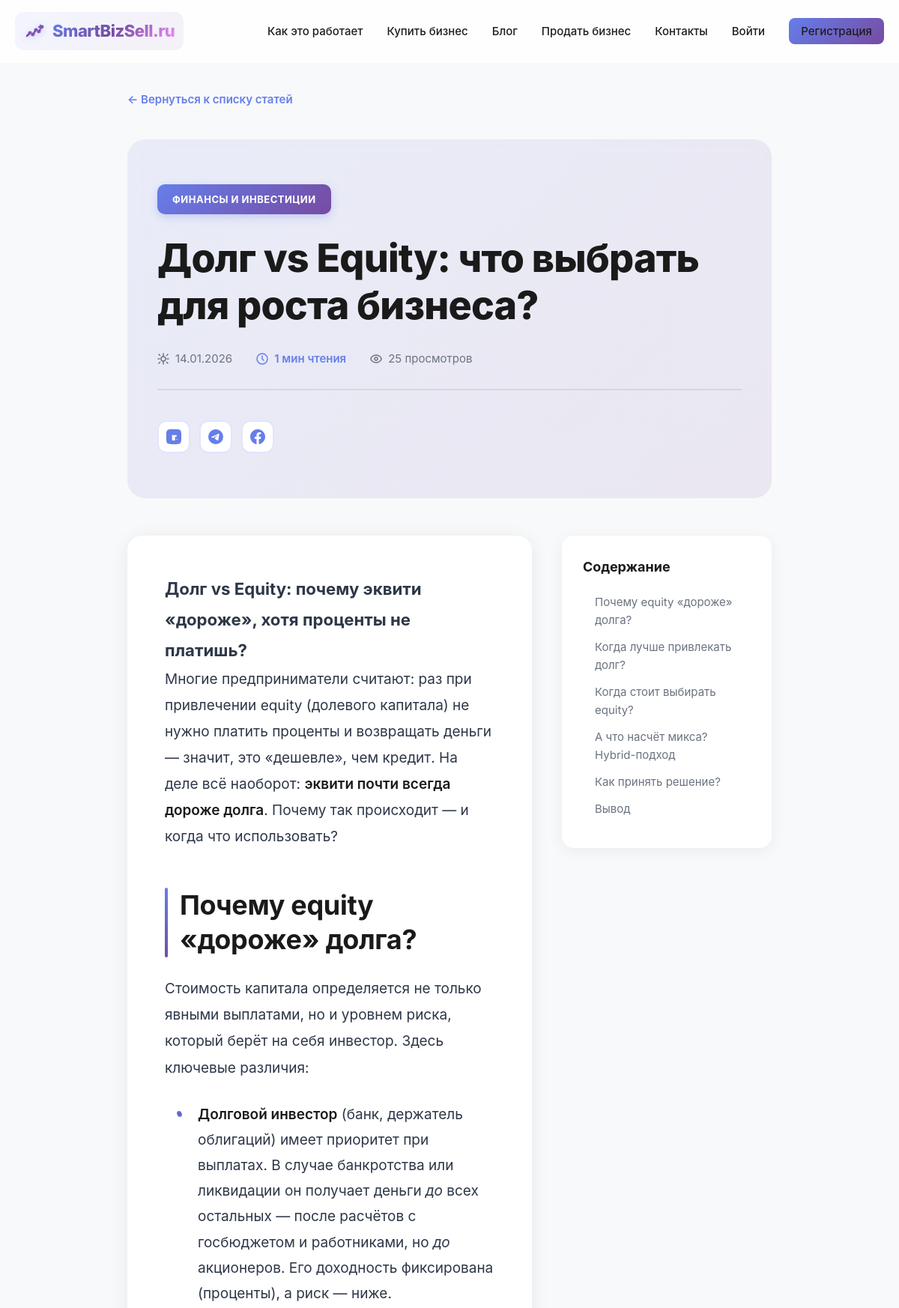
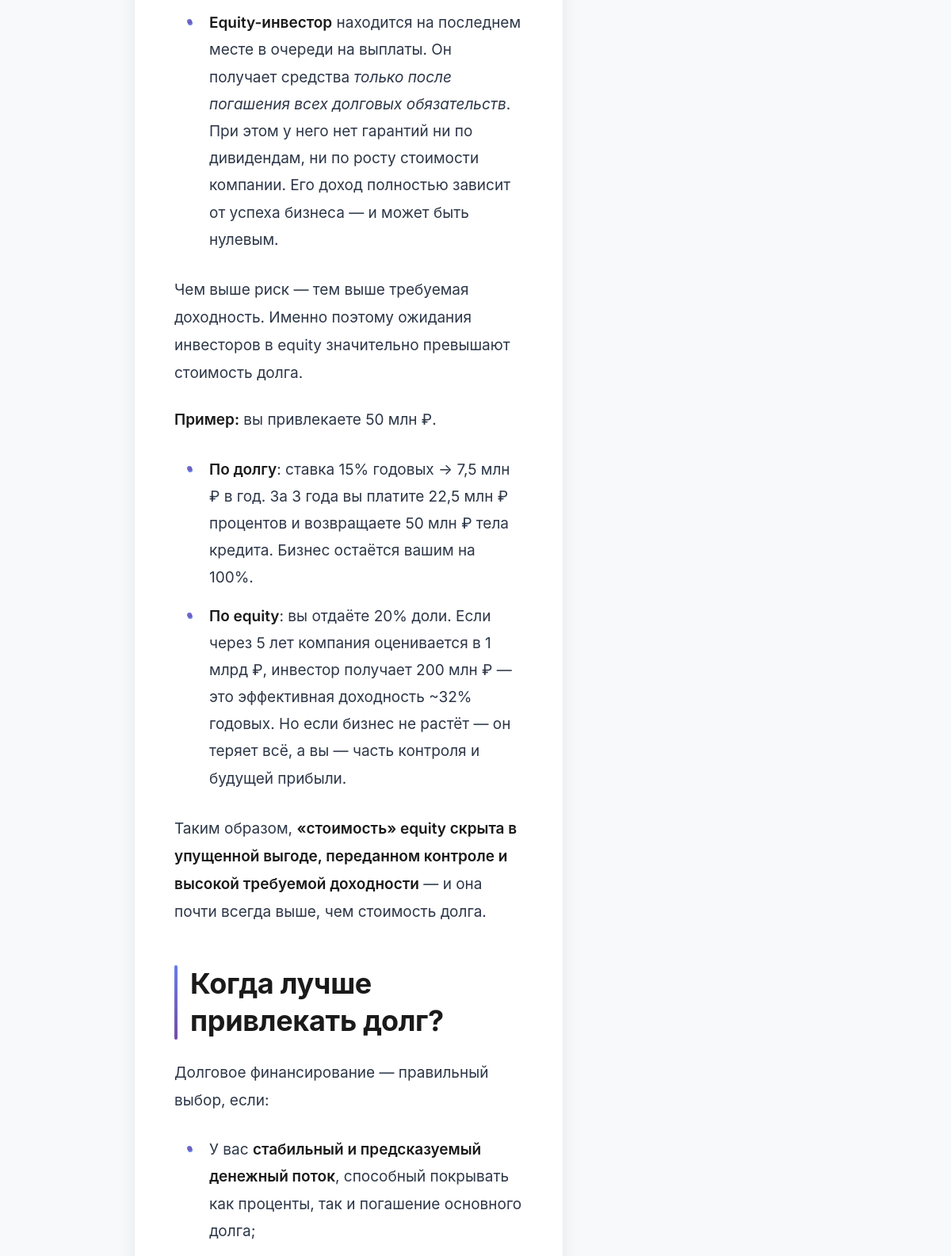
The app's page /blog/dolg-vs-equity-chto-vybrat-dlya-rosta-biznesa (upper part) with its own data (2 pictures, top to bottom).
### tables this page shows
CREATE TABLE `blog_posts` (
  `id` int NOT NULL,
  `title` varchar(255) NOT NULL COMMENT 'Заголовок статьи',
  `slug` varchar(255) NOT NULL COMMENT 'URL-friendly версия заголовка',
  `content` text NOT NULL COMMENT 'Полный текст статьи',
  `excerpt` text COMMENT 'Краткое описание статьи',
  `author_id` int DEFAULT NULL COMMENT 'ID автора (связь с users)',
  `category` varchar(100) DEFAULT NULL COMMENT 'Категория статьи',
  `tags` text COMMENT 'Теги через запятую',
  `meta_title` varchar(255) DEFAULT NULL COMMENT 'SEO заголовок',
  `meta_description` text COMMENT 'SEO описание',
  `keywords` text COMMENT 'Ключевые слова',
  `views` int DEFAULT '0' COMMENT 'Количество просмотров',
  `published_at` datetime DEFAULT NULL COMMENT 'Дата публикации',
  `updated_at` datetime DEFAULT CURRENT_TIMESTAMP ON UPDATE CURRENT_TIMESTAMP COMMENT 'Дата обновления',
  `created_at` datetime DEFAULT CURRENT_TIMESTAMP COMMENT 'Дата создания',
  `status` enum('draft','published','archived') DEFAULT 'draft' COMMENT 'Статус статьи'
);

### config.php (called while the page is built, shortened)
<?php
function isLoggedIn() {
    return isset($_SESSION['user_id']) && isset($_SESSION['user_email']);
}

### blog_post.php (the view, shortened to what this page needs)
<?php
require_once 'config.php';
$slug = isset($_GET['slug']) ? trim($_GET['slug']) : '';
try {
    $pdo = getDBConnection();
    $stmt = $pdo->query("SHOW TABLES LIKE 'blog_posts'");
    $blogTableExists = $stmt->rowCount() > 0;
} catch (PDOException $e) {
    $blogTableExists = false;
}
$post = null;
if ($blogTableExists) {
    try {
        $stmt = $pdo->prepare("
            SELECT
                id, title, slug, content, excerpt,
                category, tags,
                published_at, updated_at, views,
                meta_title, meta_description, keywords,
                author_id
            FROM blog_posts
            WHERE slug = :slug
                AND status = 'published'
                AND published_at IS NOT NULL
                AND published_at <= NOW()
        ");
        $stmt->execute(['slug' => $slug]);
        $post = $stmt->fetch(PDO::FETCH_ASSOC);
    } catch (PDOException $e) {
        error_log("Error loading blog post: " . $e->getMessage());
    }
}
function estimateReadingTime(?string $content): int {
    $wordCount = str_word_count(strip_tags($content));
    $readingTime = ceil($wordCount / 200);
    return max(1, $readingTime);
}
function generateTableOfContents(string $content): array {
    $toc = [];
    $dom = new DOMDocument();
    $xpath = new DOMXPath($dom);
    $headings = $xpath->query('//h2 | //h3');
    foreach ($headings as $index => $heading) {
        $text = trim($heading->textContent);
        $id = 'heading-' . ($index + 1);
        $heading->setAttribute('id', $id);
        $level = (int)substr($heading->nodeName, 1);
        $toc[] = [
            'id' => $id,
            'text' => $text,
            'level' => $level
        ];
    }
    return $toc;
}
$readingTime = estimateReadingTime($post['content'] ?? '');
$toc = generateTableOfContents($post['content'] ?? '');
$currentUrl = BASE_URL . '/blog/' . htmlspecialchars($post['slug'], ENT_QUOTES, 'UTF-8');
?>
<!DOCTYPE html>
<html lang="ru">
<head>
    <link rel="stylesheet" href="styles.css?v=<?php echo time(); ?>">
</head>
<body>
    <nav class="navbar">
        <div class="container">
            <div class="nav-content">
                <a href="/" class="logo">
                    <span class="logo-icon"><?php echo getLogoIcon(); ?></span>
                    <span class="logo-text">SmartBizSell.ru</span>
                </a>
                <ul class="nav-menu">
                    <li><a href="/#how-it-works">Как это работает</a></li>
                    <li><a href="/#buy-business">Купить бизнес</a></li>
                    <li><a href="/blog">Блог</a></li>
                    <?php if (isLoggedIn()): ?>
                        <li><a href="/dashboard.php">Продать бизнес</a></li>
                        <?php if (isModerator()): ?>
                            <li><a href="/moderation.php">Модерация</a></li>
                        <?php endif; ?>
                    <?php else: ?>
                        <li><a href="/login.php">Продать бизнес</a></li>
                    <?php endif; ?>
                    <li><a href="/#contact">Контакты</a></li>
                    <?php if (isLoggedIn()): ?>
                        <li><a href="/dashboard.php">Личный кабинет</a></li>
                        <li><a href="/logout.php">Выйти</a></li>
                    <?php else: ?>
                        <li><a href="/login.php">Войти</a></li>
                        <li><a href="/register.php" style="background: linear-gradient(135deg, #667EEA 0%, #764BA2 100%); color: white; padding: 8px 16px; border-radius: 8px;">Регистрация</a></li>
                    <?php endif; ?>
                </ul>
            </div>
        </div>
    </nav>
    <div class="blog-post-container">
        <div class="back-to-blog">
            <a href="/blog">← Вернуться к списку статей</a>
        </div>
        <article class="blog-post">
            <div class="blog-post-header">
                <?php if (!empty($post['category'])): ?>
                    <div class="blog-post-category"><?php echo htmlspecialchars($post['category'], ENT_QUOTES, 'UTF-8'); ?></div>
                <?php endif; ?>
                <h1 class="blog-post-title"><?php echo htmlspecialchars($post['title'], ENT_QUOTES, 'UTF-8'); ?></h1>
                <div class="blog-post-meta">
                    <span>
                        <?php echo date('d.m.Y', strtotime($post['published_at'])); ?>
                    </span>
                    <span class="blog-post-reading-time">
                        <svg width="16" height="16" viewBox="0 0 16 16" fill="none" style="display: inline-block; vertical-align: middle;">
                            <circle cx="8" cy="8" r="7" stroke="currentColor" stroke-width="1.5"/>
                            <path d="M8 4V8L10 10" stroke="currentColor" stroke-width="1.5" stroke-linecap="round"/>
                        </svg>
                        <?php echo $readingTime; ?> мин чтения
                    </span>
                    <span>
                        <svg width="16" height="16" viewBox="0 0 16 16" fill="none" style="display: inline-block; vertical-align: middle;">
                            <path d="M8 3C4 3 1 6 1 8C1 10 4 13 8 13C12 13 15 10 15 8C15 6 12 3 8 3Z" stroke="currentColor" stroke-width="1.5"/>
                            <circle cx="8" cy="8" r="2" stroke="currentColor" stroke-width="1.5"/>
                        </svg>
                        <?php echo number_format($post['views'] ?? 0, 0, '.', ' '); ?> просмотров
                    </span>
                </div>
                <div class="blog-post-share">
                    <a href="https://vk.com/share.php?url=<?php echo urlencode($currentUrl); ?>&title=<?php echo urlencode($post['title']); ?>"
                       target="_blank"
                       class="share-btn"
                       title="Поделиться в VK">
                    </a>
                    <a href="https://t.me/share/url?url=<?php echo urlencode($currentUrl); ?>&text=<?php echo urlencode($post['title']); ?>"
                       target="_blank"
                       class="share-btn"
                       title="Поделиться в Telegram">
                    </a>
                    <a href="https://www.facebook.com/sharer/sharer.php?u=<?php echo urlencode($currentUrl); ?>"
                       target="_blank"
                       class="share-btn"
                       title="Поделиться в Facebook">
                    </a>
                </div>
            </div>
            <div class="blog-post-wrapper">
                <div class="blog-post-content" id="blogContent">
                    <?php echo $post['content']; ?>
                </div>
                <?php if (!empty($toc)): ?>
                    <div class="blog-post-sidebar">
                        <div class="blog-toc">
                            <h3>Содержание</h3>
                            <ul>
                                <?php foreach ($toc as $item): ?>
                                    <li>
                                        <a href="#<?php echo htmlspecialchars($item['id'], ENT_QUOTES, 'UTF-8'); ?>"
                                           class="toc-link"
                                           data-level="<?php echo $item['level']; ?>">
                                            <?php echo htmlspecialchars($item['text'], ENT_QUOTES, 'UTF-8'); ?>
                                        </a>
                                    </li>
                                <?php endforeach; ?>
                            </ul>
                        </div>
                    </div>
                <?php endif; ?>
            </div>
        </article>
    </div>
</body>
</html>

### records on screen
blog_posts: category "ФИНАНСЫ И ИНВЕСТИЦИИ", title "Долг vs Equity: что выбрать для роста бизнеса?", published_at "14.01.2026", content "1", views "25", content "Долг vs Equity: почему эквити «дороже», хотя проценты не платишь? Многие предприниматели считают: раз при привлечении equity (долевого капитала) не нужно платить проценты и возвращать деньги — значит, это «дешевле», чем кредит. На деле всё наоборот: эквити почти всегда дороже долга . Почему так происходит — и когда что использовать? Почему equity «дороже» долга? Стоимость капитала определяется не только явными выплатами, но и уровнем риска, который берёт на себя инвестор. Здесь ключевые различия: Долговой инвестор (банк, держатель облигаций) имеет приоритет при выплатах. В случае банкротства или ликвидации он получает деньги до всех остальных — после расчётов с госбюджетом и работниками, но…"

### other values on screen
$item['text'] "Почему equity «дороже» долга?"
$item['text'] "Когда лучше привлекать долг?"
$item['text'] "Когда стоит выбирать equity?"
$item['text'] "А что насчёт микса? Hybrid-подход"
$item['text'] "Как принять решение?"
$item['text'] "Вывод"
